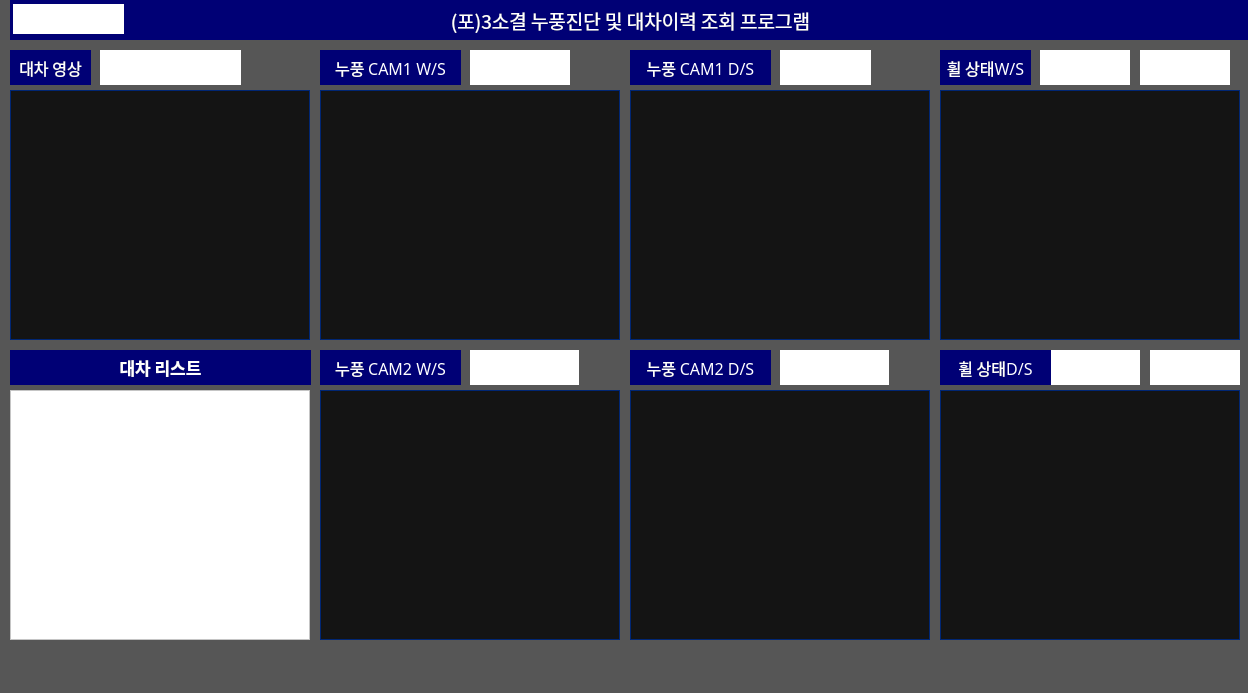
<?xml version="1.0" encoding="UTF-8"?>
<ui version="4.0">
 <class>MainWindow</class>
 <widget class="QMainWindow" name="MainWindow">
  <property name="windowModality">
   <enum>Qt::NonModal</enum>
  </property>
  <property name="enabled">
   <bool>true</bool>
  </property>
  <property name="geometry">
   <rect>
    <x>0</x>
    <y>0</y>
    <width>1248</width>
    <height>693</height>
   </rect>
  </property>
  <property name="sizePolicy">
   <sizepolicy hsizetype="Preferred" vsizetype="Preferred">
    <horstretch>0</horstretch>
    <verstretch>0</verstretch>
   </sizepolicy>
  </property>
  <property name="windowTitle">
   <string>MainWindow</string>
  </property>
  <property name="layoutDirection">
   <enum>Qt::LeftToRight</enum>
  </property>
  <property name="styleSheet">
   <string notr="true">background-color: rgb(86, 86, 86);</string>
  </property>
  <widget class="QWidget" name="centralwidget">
   <widget class="QLabel" name="image_1">
    <property name="geometry">
     <rect>
      <x>10</x>
      <y>90</y>
      <width>300</width>
      <height>250</height>
     </rect>
    </property>
    <property name="font">
     <font>
      <pointsize>15</pointsize>
     </font>
    </property>
    <property name="styleSheet">
     <string notr="true">background-color: rgb(20, 20, 20);
color: rgb(0, 38, 116);</string>
    </property>
    <property name="frameShape">
     <enum>QFrame::Box</enum>
    </property>
    <property name="lineWidth">
     <number>1</number>
    </property>
    <property name="text">
     <string/>
    </property>
    <property name="alignment">
     <set>Qt::AlignCenter</set>
    </property>
   </widget>
   <widget class="QLabel" name="image_2">
    <property name="geometry">
     <rect>
      <x>320</x>
      <y>90</y>
      <width>300</width>
      <height>250</height>
     </rect>
    </property>
    <property name="font">
     <font>
      <pointsize>15</pointsize>
     </font>
    </property>
    <property name="styleSheet">
     <string notr="true">background-color: rgb(20, 20, 20);
color: rgb(0, 38, 116);</string>
    </property>
    <property name="frameShape">
     <enum>QFrame::Box</enum>
    </property>
    <property name="lineWidth">
     <number>1</number>
    </property>
    <property name="text">
     <string/>
    </property>
    <property name="alignment">
     <set>Qt::AlignCenter</set>
    </property>
   </widget>
   <widget class="QLabel" name="name_label">
    <property name="geometry">
     <rect>
      <x>10</x>
      <y>0</y>
      <width>1241</width>
      <height>40</height>
     </rect>
    </property>
    <property name="font">
     <font>
      <family>맑은 고딕</family>
      <pointsize>14</pointsize>
      <weight>50</weight>
      <bold>false</bold>
     </font>
    </property>
    <property name="layoutDirection">
     <enum>Qt::LeftToRight</enum>
    </property>
    <property name="styleSheet">
     <string notr="true">background-color: rgb(0, 0, 117);
color: rgb(255, 255, 255);</string>
    </property>
    <property name="frameShape">
     <enum>QFrame::NoFrame</enum>
    </property>
    <property name="frameShadow">
     <enum>QFrame::Plain</enum>
    </property>
    <property name="lineWidth">
     <number>2</number>
    </property>
    <property name="midLineWidth">
     <number>0</number>
    </property>
    <property name="text">
     <string>(포)3소결 누풍진단 및 대차이력 조회 프로그램</string>
    </property>
    <property name="alignment">
     <set>Qt::AlignCenter</set>
    </property>
   </widget>
   <widget class="QLabel" name="label_4">
    <property name="geometry">
     <rect>
      <x>10</x>
      <y>50</y>
      <width>81</width>
      <height>35</height>
     </rect>
    </property>
    <property name="font">
     <font>
      <family>맑은 고딕</family>
      <pointsize>12</pointsize>
      <weight>50</weight>
      <bold>false</bold>
     </font>
    </property>
    <property name="styleSheet">
     <string notr="true">background-color: rgb(0, 0, 117);
color: rgb(255, 255, 255);</string>
    </property>
    <property name="frameShape">
     <enum>QFrame::NoFrame</enum>
    </property>
    <property name="text">
     <string>대차 영상</string>
    </property>
    <property name="alignment">
     <set>Qt::AlignCenter</set>
    </property>
   </widget>
   <widget class="QLabel" name="label_6">
    <property name="geometry">
     <rect>
      <x>320</x>
      <y>50</y>
      <width>141</width>
      <height>35</height>
     </rect>
    </property>
    <property name="font">
     <font>
      <family>맑은 고딕</family>
      <pointsize>12</pointsize>
      <weight>50</weight>
      <bold>false</bold>
     </font>
    </property>
    <property name="styleSheet">
     <string notr="true">background-color: rgb(0, 0, 117);
color: rgb(255, 255, 255);</string>
    </property>
    <property name="frameShape">
     <enum>QFrame::NoFrame</enum>
    </property>
    <property name="text">
     <string>누풍 CAM1 W/S</string>
    </property>
    <property name="alignment">
     <set>Qt::AlignCenter</set>
    </property>
   </widget>
   <widget class="QLabel" name="label_11">
    <property name="geometry">
     <rect>
      <x>630</x>
      <y>50</y>
      <width>141</width>
      <height>35</height>
     </rect>
    </property>
    <property name="font">
     <font>
      <family>맑은 고딕</family>
      <pointsize>12</pointsize>
      <weight>50</weight>
      <bold>false</bold>
     </font>
    </property>
    <property name="styleSheet">
     <string notr="true">background-color: rgb(0, 0, 117);
color: rgb(255, 255, 255);</string>
    </property>
    <property name="frameShape">
     <enum>QFrame::NoFrame</enum>
    </property>
    <property name="text">
     <string>누풍 CAM1 D/S</string>
    </property>
    <property name="alignment">
     <set>Qt::AlignCenter</set>
    </property>
   </widget>
   <widget class="QLabel" name="image_3">
    <property name="geometry">
     <rect>
      <x>630</x>
      <y>90</y>
      <width>300</width>
      <height>250</height>
     </rect>
    </property>
    <property name="font">
     <font>
      <pointsize>15</pointsize>
     </font>
    </property>
    <property name="styleSheet">
     <string notr="true">background-color: rgb(20, 20, 20);
color: rgb(0, 38, 116);</string>
    </property>
    <property name="frameShape">
     <enum>QFrame::Box</enum>
    </property>
    <property name="lineWidth">
     <number>1</number>
    </property>
    <property name="text">
     <string/>
    </property>
    <property name="alignment">
     <set>Qt::AlignCenter</set>
    </property>
   </widget>
   <widget class="QLabel" name="time_label">
    <property name="geometry">
     <rect>
      <x>13</x>
      <y>4</y>
      <width>111</width>
      <height>30</height>
     </rect>
    </property>
    <property name="font">
     <font>
      <family>맑은 고딕</family>
      <pointsize>13</pointsize>
      <weight>75</weight>
      <bold>true</bold>
     </font>
    </property>
    <property name="styleSheet">
     <string notr="true">color: rgb(0, 0, 0);
background-color: rgb(255, 255, 255);</string>
    </property>
    <property name="frameShape">
     <enum>QFrame::NoFrame</enum>
    </property>
    <property name="text">
     <string/>
    </property>
    <property name="alignment">
     <set>Qt::AlignCenter</set>
    </property>
   </widget>
   <widget class="QLabel" name="num_label">
    <property name="geometry">
     <rect>
      <x>100</x>
      <y>50</y>
      <width>141</width>
      <height>35</height>
     </rect>
    </property>
    <property name="font">
     <font>
      <family>맑은 고딕</family>
      <pointsize>13</pointsize>
      <weight>75</weight>
      <bold>true</bold>
     </font>
    </property>
    <property name="styleSheet">
     <string notr="true">color: rgb(0, 0, 0);
background-color: rgb(255, 255, 255);</string>
    </property>
    <property name="frameShape">
     <enum>QFrame::NoFrame</enum>
    </property>
    <property name="text">
     <string/>
    </property>
    <property name="alignment">
     <set>Qt::AlignCenter</set>
    </property>
   </widget>
   <widget class="QLabel" name="dB_label1">
    <property name="geometry">
     <rect>
      <x>470</x>
      <y>50</y>
      <width>100</width>
      <height>35</height>
     </rect>
    </property>
    <property name="font">
     <font>
      <family>맑은 고딕</family>
      <pointsize>13</pointsize>
      <weight>75</weight>
      <bold>true</bold>
     </font>
    </property>
    <property name="styleSheet">
     <string notr="true">color: rgb(0, 0, 0);
background-color: rgb(255, 255, 255);</string>
    </property>
    <property name="frameShape">
     <enum>QFrame::NoFrame</enum>
    </property>
    <property name="text">
     <string/>
    </property>
    <property name="alignment">
     <set>Qt::AlignCenter</set>
    </property>
   </widget>
   <widget class="QLabel" name="dB_label2">
    <property name="geometry">
     <rect>
      <x>780</x>
      <y>50</y>
      <width>91</width>
      <height>35</height>
     </rect>
    </property>
    <property name="font">
     <font>
      <family>맑은 고딕</family>
      <pointsize>13</pointsize>
      <weight>75</weight>
      <bold>true</bold>
     </font>
    </property>
    <property name="styleSheet">
     <string notr="true">color: rgb(0, 0, 0);
background-color: rgb(255, 255, 255);</string>
    </property>
    <property name="frameShape">
     <enum>QFrame::NoFrame</enum>
    </property>
    <property name="text">
     <string/>
    </property>
    <property name="alignment">
     <set>Qt::AlignCenter</set>
    </property>
   </widget>
   <widget class="QLabel" name="label_15">
    <property name="geometry">
     <rect>
      <x>10</x>
      <y>350</y>
      <width>301</width>
      <height>35</height>
     </rect>
    </property>
    <property name="font">
     <font>
      <family>맑은 고딕</family>
      <pointsize>13</pointsize>
      <weight>75</weight>
      <bold>true</bold>
     </font>
    </property>
    <property name="styleSheet">
     <string notr="true">background-color: rgb(0, 0, 117);
color: rgb(255, 255, 255);</string>
    </property>
    <property name="frameShape">
     <enum>QFrame::NoFrame</enum>
    </property>
    <property name="text">
     <string>대차 리스트</string>
    </property>
    <property name="alignment">
     <set>Qt::AlignCenter</set>
    </property>
   </widget>
   <widget class="QListWidget" name="listWidget">
    <property name="geometry">
     <rect>
      <x>10</x>
      <y>390</y>
      <width>300</width>
      <height>250</height>
     </rect>
    </property>
    <property name="font">
     <font>
      <pointsize>10</pointsize>
     </font>
    </property>
    <property name="styleSheet">
     <string notr="true">background-color: rgb(255, 255, 255);
color: rgb(0, 0, 0);</string>
    </property>
    <property name="editTriggers">
     <set>QAbstractItemView::NoEditTriggers</set>
    </property>
   </widget>
   <widget class="QLabel" name="image_4">
    <property name="geometry">
     <rect>
      <x>320</x>
      <y>390</y>
      <width>300</width>
      <height>250</height>
     </rect>
    </property>
    <property name="font">
     <font>
      <pointsize>15</pointsize>
     </font>
    </property>
    <property name="styleSheet">
     <string notr="true">background-color: rgb(20, 20, 20);
color: rgb(0, 38, 116);</string>
    </property>
    <property name="frameShape">
     <enum>QFrame::Box</enum>
    </property>
    <property name="lineWidth">
     <number>1</number>
    </property>
    <property name="text">
     <string/>
    </property>
    <property name="alignment">
     <set>Qt::AlignCenter</set>
    </property>
   </widget>
   <widget class="QLabel" name="image_5">
    <property name="geometry">
     <rect>
      <x>630</x>
      <y>390</y>
      <width>300</width>
      <height>250</height>
     </rect>
    </property>
    <property name="font">
     <font>
      <pointsize>15</pointsize>
     </font>
    </property>
    <property name="styleSheet">
     <string notr="true">background-color: rgb(20, 20, 20);
color: rgb(0, 38, 116);</string>
    </property>
    <property name="frameShape">
     <enum>QFrame::Box</enum>
    </property>
    <property name="lineWidth">
     <number>1</number>
    </property>
    <property name="text">
     <string/>
    </property>
    <property name="alignment">
     <set>Qt::AlignCenter</set>
    </property>
   </widget>
   <widget class="QLabel" name="image_6">
    <property name="geometry">
     <rect>
      <x>940</x>
      <y>90</y>
      <width>300</width>
      <height>250</height>
     </rect>
    </property>
    <property name="font">
     <font>
      <pointsize>15</pointsize>
     </font>
    </property>
    <property name="styleSheet">
     <string notr="true">background-color: rgb(20, 20, 20);
color: rgb(0, 38, 116);</string>
    </property>
    <property name="frameShape">
     <enum>QFrame::Box</enum>
    </property>
    <property name="lineWidth">
     <number>1</number>
    </property>
    <property name="text">
     <string/>
    </property>
    <property name="alignment">
     <set>Qt::AlignCenter</set>
    </property>
   </widget>
   <widget class="QLabel" name="image_7">
    <property name="geometry">
     <rect>
      <x>940</x>
      <y>390</y>
      <width>300</width>
      <height>250</height>
     </rect>
    </property>
    <property name="font">
     <font>
      <pointsize>15</pointsize>
     </font>
    </property>
    <property name="styleSheet">
     <string notr="true">background-color: rgb(20, 20, 20);
color: rgb(0, 38, 116);</string>
    </property>
    <property name="frameShape">
     <enum>QFrame::Box</enum>
    </property>
    <property name="lineWidth">
     <number>1</number>
    </property>
    <property name="text">
     <string/>
    </property>
    <property name="alignment">
     <set>Qt::AlignCenter</set>
    </property>
   </widget>
   <widget class="QLabel" name="label_13">
    <property name="geometry">
     <rect>
      <x>940</x>
      <y>50</y>
      <width>91</width>
      <height>35</height>
     </rect>
    </property>
    <property name="font">
     <font>
      <family>맑은 고딕</family>
      <pointsize>12</pointsize>
      <weight>50</weight>
      <bold>false</bold>
     </font>
    </property>
    <property name="styleSheet">
     <string notr="true">background-color: rgb(0, 0, 117);
color: rgb(255, 255, 255);</string>
    </property>
    <property name="frameShape">
     <enum>QFrame::NoFrame</enum>
    </property>
    <property name="text">
     <string>휠 상태W/S</string>
    </property>
    <property name="alignment">
     <set>Qt::AlignCenter</set>
    </property>
   </widget>
   <widget class="QLabel" name="wheel_label1">
    <property name="geometry">
     <rect>
      <x>1040</x>
      <y>50</y>
      <width>90</width>
      <height>35</height>
     </rect>
    </property>
    <property name="font">
     <font>
      <family>맑은 고딕</family>
      <pointsize>13</pointsize>
      <weight>75</weight>
      <bold>true</bold>
     </font>
    </property>
    <property name="styleSheet">
     <string notr="true">color: rgb(0, 0, 0);
background-color: rgb(255, 255, 255);</string>
    </property>
    <property name="frameShape">
     <enum>QFrame::NoFrame</enum>
    </property>
    <property name="text">
     <string/>
    </property>
    <property name="alignment">
     <set>Qt::AlignCenter</set>
    </property>
   </widget>
   <widget class="QLabel" name="wheel_label2">
    <property name="geometry">
     <rect>
      <x>1050</x>
      <y>350</y>
      <width>90</width>
      <height>35</height>
     </rect>
    </property>
    <property name="font">
     <font>
      <family>맑은 고딕</family>
      <pointsize>13</pointsize>
      <weight>75</weight>
      <bold>true</bold>
     </font>
    </property>
    <property name="styleSheet">
     <string notr="true">color: rgb(0, 0, 0);
background-color: rgb(255, 255, 255);</string>
    </property>
    <property name="frameShape">
     <enum>QFrame::NoFrame</enum>
    </property>
    <property name="text">
     <string/>
    </property>
    <property name="alignment">
     <set>Qt::AlignCenter</set>
    </property>
   </widget>
   <widget class="QLabel" name="dB_label4">
    <property name="geometry">
     <rect>
      <x>780</x>
      <y>350</y>
      <width>109</width>
      <height>35</height>
     </rect>
    </property>
    <property name="font">
     <font>
      <family>맑은 고딕</family>
      <pointsize>13</pointsize>
      <weight>75</weight>
      <bold>true</bold>
     </font>
    </property>
    <property name="styleSheet">
     <string notr="true">color: rgb(0, 0, 0);
background-color: rgb(255, 255, 255);</string>
    </property>
    <property name="frameShape">
     <enum>QFrame::NoFrame</enum>
    </property>
    <property name="text">
     <string/>
    </property>
    <property name="alignment">
     <set>Qt::AlignCenter</set>
    </property>
   </widget>
   <widget class="QLabel" name="label_7">
    <property name="geometry">
     <rect>
      <x>320</x>
      <y>350</y>
      <width>141</width>
      <height>35</height>
     </rect>
    </property>
    <property name="font">
     <font>
      <family>맑은 고딕</family>
      <pointsize>12</pointsize>
      <weight>50</weight>
      <bold>false</bold>
     </font>
    </property>
    <property name="styleSheet">
     <string notr="true">background-color: rgb(0, 0, 117);
color: rgb(255, 255, 255);</string>
    </property>
    <property name="frameShape">
     <enum>QFrame::NoFrame</enum>
    </property>
    <property name="text">
     <string>누풍 CAM2 W/S</string>
    </property>
    <property name="alignment">
     <set>Qt::AlignCenter</set>
    </property>
   </widget>
   <widget class="QLabel" name="label_14">
    <property name="geometry">
     <rect>
      <x>940</x>
      <y>350</y>
      <width>111</width>
      <height>35</height>
     </rect>
    </property>
    <property name="font">
     <font>
      <family>맑은 고딕</family>
      <pointsize>12</pointsize>
      <weight>50</weight>
      <bold>false</bold>
     </font>
    </property>
    <property name="styleSheet">
     <string notr="true">background-color: rgb(0, 0, 117);
color: rgb(255, 255, 255);</string>
    </property>
    <property name="frameShape">
     <enum>QFrame::NoFrame</enum>
    </property>
    <property name="text">
     <string>휠 상태D/S</string>
    </property>
    <property name="alignment">
     <set>Qt::AlignCenter</set>
    </property>
   </widget>
   <widget class="QLabel" name="label_12">
    <property name="geometry">
     <rect>
      <x>630</x>
      <y>350</y>
      <width>141</width>
      <height>35</height>
     </rect>
    </property>
    <property name="font">
     <font>
      <family>맑은 고딕</family>
      <pointsize>12</pointsize>
      <weight>50</weight>
      <bold>false</bold>
     </font>
    </property>
    <property name="styleSheet">
     <string notr="true">background-color: rgb(0, 0, 117);
color: rgb(255, 255, 255);</string>
    </property>
    <property name="frameShape">
     <enum>QFrame::NoFrame</enum>
    </property>
    <property name="text">
     <string>누풍 CAM2 D/S</string>
    </property>
    <property name="alignment">
     <set>Qt::AlignCenter</set>
    </property>
   </widget>
   <widget class="QLabel" name="dB_label3">
    <property name="geometry">
     <rect>
      <x>470</x>
      <y>350</y>
      <width>109</width>
      <height>35</height>
     </rect>
    </property>
    <property name="font">
     <font>
      <family>맑은 고딕</family>
      <pointsize>13</pointsize>
      <weight>75</weight>
      <bold>true</bold>
     </font>
    </property>
    <property name="styleSheet">
     <string notr="true">color: rgb(0, 0, 0);
background-color: rgb(255, 255, 255);</string>
    </property>
    <property name="frameShape">
     <enum>QFrame::NoFrame</enum>
    </property>
    <property name="text">
     <string/>
    </property>
    <property name="alignment">
     <set>Qt::AlignCenter</set>
    </property>
   </widget>
   <widget class="QLabel" name="wheel_label4">
    <property name="geometry">
     <rect>
      <x>1140</x>
      <y>50</y>
      <width>90</width>
      <height>35</height>
     </rect>
    </property>
    <property name="font">
     <font>
      <family>맑은 고딕</family>
      <pointsize>13</pointsize>
      <weight>75</weight>
      <bold>true</bold>
     </font>
    </property>
    <property name="styleSheet">
     <string notr="true">color: rgb(0, 0, 0);
background-color: rgb(255, 255, 255);</string>
    </property>
    <property name="frameShape">
     <enum>QFrame::NoFrame</enum>
    </property>
    <property name="text">
     <string/>
    </property>
    <property name="alignment">
     <set>Qt::AlignCenter</set>
    </property>
   </widget>
   <widget class="QLabel" name="wheel_label3">
    <property name="geometry">
     <rect>
      <x>1150</x>
      <y>350</y>
      <width>90</width>
      <height>35</height>
     </rect>
    </property>
    <property name="font">
     <font>
      <family>맑은 고딕</family>
      <pointsize>13</pointsize>
      <weight>75</weight>
      <bold>true</bold>
     </font>
    </property>
    <property name="styleSheet">
     <string notr="true">color: rgb(0, 0, 0);
background-color: rgb(255, 255, 255);</string>
    </property>
    <property name="frameShape">
     <enum>QFrame::NoFrame</enum>
    </property>
    <property name="text">
     <string/>
    </property>
    <property name="alignment">
     <set>Qt::AlignCenter</set>
    </property>
   </widget>
  </widget>
  <widget class="QMenuBar" name="menubar">
   <property name="geometry">
    <rect>
     <x>0</x>
     <y>0</y>
     <width>1248</width>
     <height>21</height>
    </rect>
   </property>
  </widget>
  <widget class="QStatusBar" name="statusbar"/>
 </widget>
 <resources/>
 <connections/>
 <slots>
  <slot>start_btn()</slot>
  <slot>start_btn2()</slot>
 </slots>
</ui>
